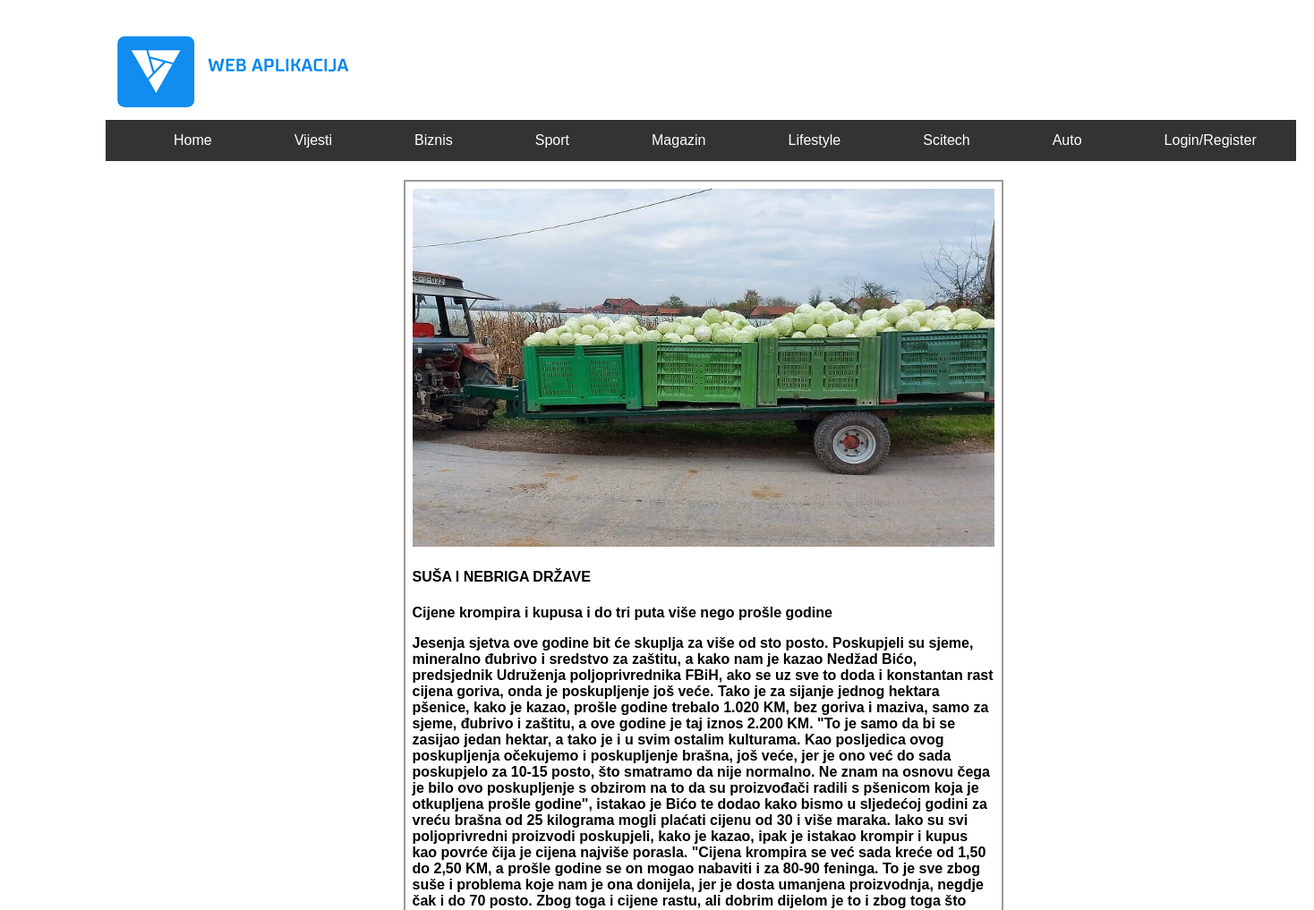
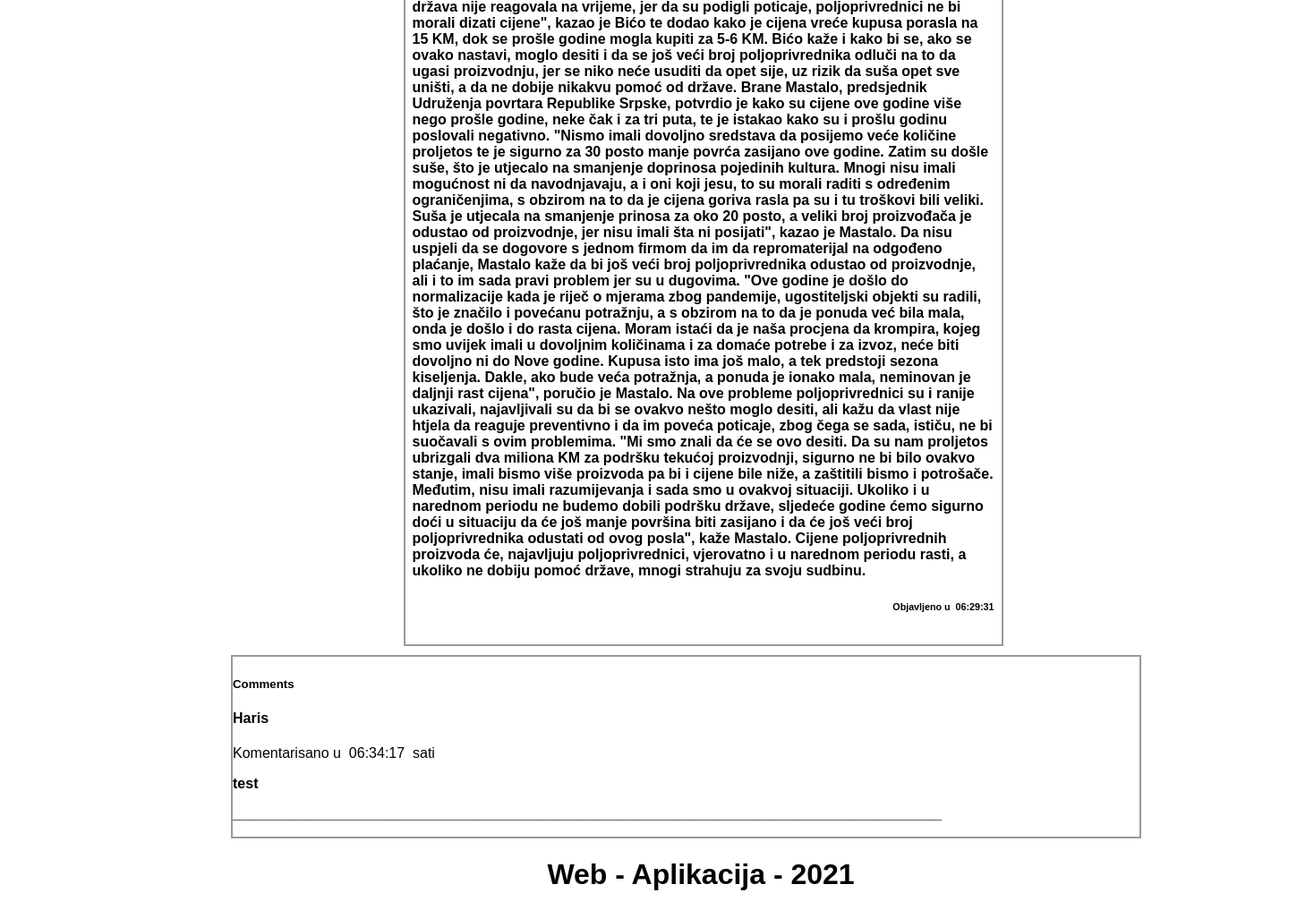
Page /news/Cijene-krompira-i-kupusa-i-do-tri-puta-više-nego-prošle-godine.php on the committed database (2 pictures, top to bottom).
### tables this page shows
CREATE TABLE `news` (
  `id` int(11) NOT NULL,
  `category` varchar(45) DEFAULT NULL,
  `title` varchar(1000) DEFAULT NULL,
  `description` varchar(1000) DEFAULT NULL,
  `descriptionlnk` varchar(1400) NOT NULL,
  `content` varchar(10000) DEFAULT NULL,
  `time_publish` time NOT NULL,
  `postedby` varchar(66) NOT NULL,
  `image` varchar(255) NOT NULL
);

CREATE TABLE `comments` (
  `Id` int(11) NOT NULL,
  `newsid` int(11) NOT NULL,
  `message` varchar(400) NOT NULL,
  `added_by` varchar(66) NOT NULL,
  `time` time NOT NULL
);

### news/Cijene-krompira-i-kupusa-i-do-tri-puta-više-nego-prošle-godine.php (the view, shortened to what this page needs)
<!DOCTYPE html>
<html>
<head>
<link rel="stylesheet" type="text/css" href="../css/style.css">
</head>
<body>
<div class="header">
<img src="../images/4.png">
<ul>
<li><a class="active" href="../index.php">Home</a></li>
  <li><a href="../vijesti.php">Vijesti</a></li>
  <li><a href="../biznis.php">Biznis</a></li>
  <li><a href="../sport.php">Sport</a></li>
  <li><a href="../magazin.php">Magazin</a></li>
  <li><a href="../lifestyle.php">Lifestyle</a></li>
  <li><a href="../scitech.php">Scitech</a></li>
  <li><a href="../auto.php">Auto</a></li>
  <?php
if (isset($_SESSION['username'])) {
	  $username = $_SESSION['username'];
echo '<li><a href="../users/logout.php">Logout</a></li>';
}
else{
  echo '<li><a href="../users/login.php">Login/Register</a></li>';
}
?>
</ul>
  </div>
<div class="container" style="margin: auto;width: 50%;">
      <div class="row">
	  <?php require "../users/connection.php";
			$file = basename($_SERVER['PHP_SELF']);
			$info = pathinfo($file);
			$file_name =  basename($file,'.'.$info['extension']);
            $upit = "SELECT * FROM news WHERE descriptionlnk = '$file_name'";
			$conn = Database::getConnection();
            $q = $conn->query($upit);
            $red = mysqli_fetch_assoc($q);
            echo
            '<div class="column" style="width:650px; max-height: auto;">
              <img src="../images/' .$red['image'].'" alt="" style="width:100%; height: 400px;">
              <div id="text-block-small">
                 <h4>'. $red['title'] .'</h4>
                  <p>' . $red['description'] . '</p>
				  <p>' . $red['content'] .' </p>
				  <h6><p style="text-align:right;  ">Objavljeno u &nbsp' . $red['time_publish'] . '</p></h6>'
				  ?>
              </div>
            </div>
      </div>
</div>
<div class="section" style="width:1013px; margin-left:150px;">
						<h5>Comments</h5>
                        <?php
								$idNews = $red['id'];
								$upit1 = "SELECT * FROM comments WHERE newsid = $idNews";
								if ($result = mysqli_query($conn, $upit1)) {
									while ($row = mysqli_fetch_row($result)) {
									  printf (
						'<h4>'.$row[3].'</h4>
						<span>Komentarisano u &nbsp' .$row[4].'&nbsp sati</span>
						<p>'.$row[2].'</p>');
							if (isset($_SESSION['username'])) {
								$username = $_SESSION['username'];
							echo '<form action="'.$file_name.'.php" form method="post">
							<input type="hidden" name= "b" value='.$row[0].'/>
							<input type="submit" value=" Delete Comment">
						</form>
							<p>_________________________________________________________________________________________</p>
						';
							}
							else{
							echo '<p>_________________________________________________________________________________________</p>
							';
							}
                		}
             		 }
                ?>
                </div>
<div id="footer">
<h1 style="text-align:center">Web - Aplikacija - 2021</h1>
  </div>
</body>
</html>

### css/style.css (style rules this page uses)
body { position: absolute; left: 100px; width: auto; height: auto; font-family: Arial, Helvetica, sans-serif; }
a { text-decoration: none; }
p { font-family: Verdana, Geneva, Tahoma, sans-serif; font-weight: bold; }
.header { width: 1330px; overflow: hidden; padding: 20px 10px; margin-bottom: 1px; }
.container { top: 190px; }
ul { list-style-type: none; margin: 0; padding: 0; overflow: hidden; background-color: #333; }
li { float: left; margin-left: 60px; }
li a { display: block; color: white; text-align: center; padding: 14px 16px; text-decoration: none; }
.column { margin-left: 5px; float: left; width: 33.33%; padding: 8px 8px 12px 8px; border: 2px solid #999; }
.row::after { content: ""; clear: both; display: table; border-bottom: 10px solid; }
.section { border: 2px solid #999; }

### rows in the picture
news: image (picture), title "SUŠA I NEBRIGA DRŽAVE", description "Cijene krompira i kupusa i do tri puta više nego prošle godine", content "Jesenja sjetva ove godine bit će skuplja za više od sto posto. Poskupjeli su sjeme, mineralno đubrivo i sredstvo za zaštitu, a kako nam je kazao Nedžad Bićo, predsjednik Udruženja poljoprivrednika FBiH, ako se uz sve to doda i konstantan rast cijena goriva, onda je poskupljenje još veće. Tako je za sijanje jednog hektara pšenice, kako je kazao, prošle godine trebalo 1.020 KM, bez goriva i maziva, samo za sjeme, đubrivo i zaštitu, a ove godine je taj iznos 2.200 KM. \"To je samo da bi se zasijao jedan hektar, a tako je i u svim ostalim kulturama. Kao posljedica ovog poskupljenja očekujemo i poskupljenje brašna, još veće, jer je ono već do sada poskupjelo za 10-15 posto, što smatramo da nije…", time_publish "06:29:31"
